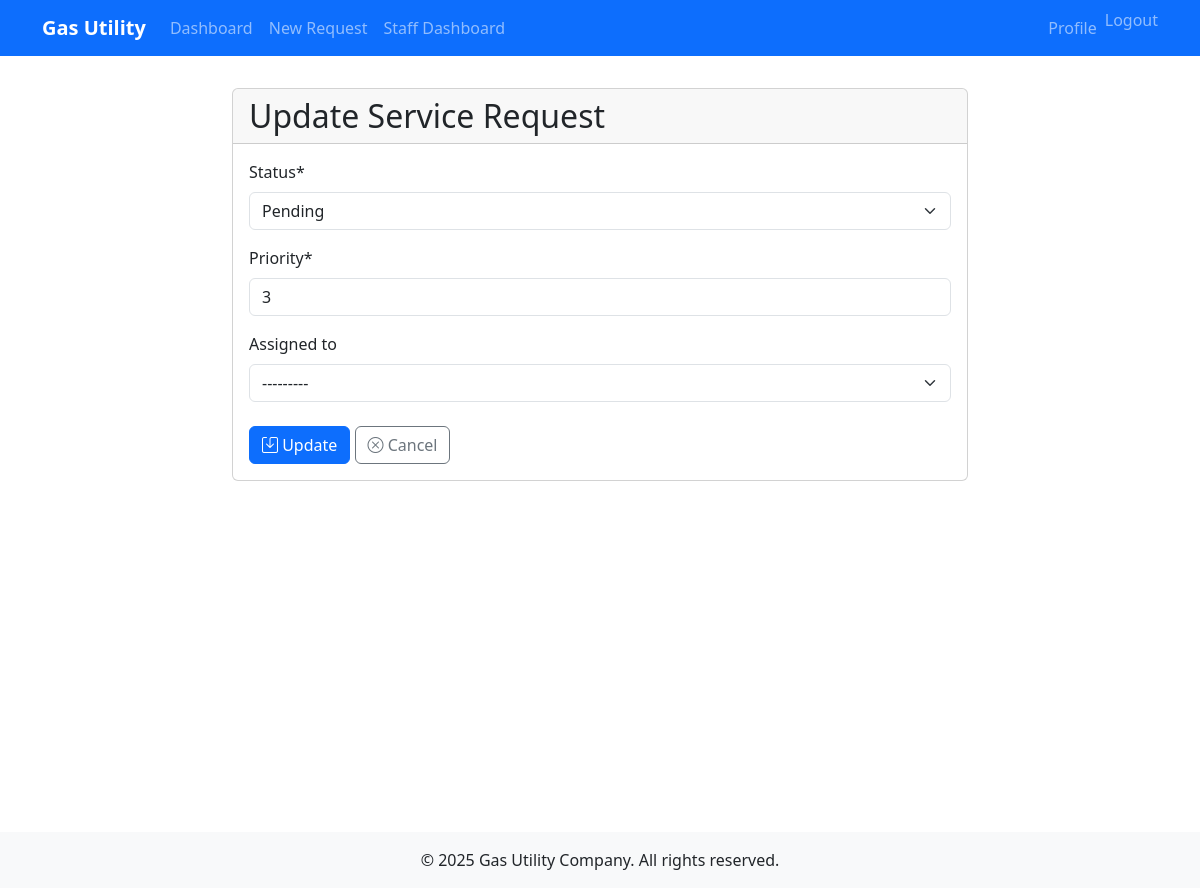
/request/2/update/ (signed in), run on the app's committed database.
### customer_services/models.py (models this page shows, shortened)
class ServiceRequest(models.Model):
    STATUS_CHOICES = [
        ('pending', 'Pending'),
        ('in_progress', 'In Progress'),
        ('resolved', 'Resolved'),
        ('cancelled', 'Cancelled'),
    ]
    TYPE_CHOICES = [
        ('gas_leak', 'Gas Leak'),
        ('billing', 'Billing Issue'),
        ('meter_reading', 'Meter Reading'),
        ('connection', 'New Connection'),
        ('disconnection', 'Disconnection'),
        ('other', 'Other'),
    ]
    customer = models.ForeignKey(User, on_delete=models.CASCADE, related_name='service_requests')
    request_type = models.CharField(max_length=20, choices=TYPE_CHOICES)
    description = models.TextField()
    status = models.CharField(max_length=20, choices=STATUS_CHOICES, default='pending')
    created_at = models.DateTimeField(auto_now_add=True)
    updated_at = models.DateTimeField(auto_now=True)
    resolved_at = models.DateTimeField(null=True, blank=True)
    assigned_to = models.ForeignKey(User, on_delete=models.SET_NULL, null=True, blank=True, related_name='assigned_requests')
    priority = models.IntegerField(default=3)  # 1 being highest priority

### customer_services/views.py (the view)
# urls.py: path('request/<int:pk>/update/', views.update_service_request, name='update_request'),
@login_required
def update_service_request(request, pk):
    service_request = get_object_or_404(ServiceRequest, pk=pk)
    if not request.user.is_staff:
        messages.error(request, 'You do not have permission to update this request.')
        return redirect('customer_services:dashboard')
    if request.method == 'POST':
        form = ServiceRequestUpdateForm(request.POST, instance=service_request)
        if form.is_valid():
            form.save()
            messages.success(request, 'Service request updated successfully!')
            return redirect('customer_services:service_request_detail', pk=pk)
    else:
        form = ServiceRequestUpdateForm(instance=service_request)
    return render(request, 'customer_services/update_request.html', {'form': form, 'service_request': service_request})

### customer_services/forms.py
class ServiceRequestUpdateForm(forms.ModelForm):
    class Meta:
        model = ServiceRequest
        fields = ['status', 'priority', 'assigned_to']

### templates/customer_services/update_request.html (shortened to what this page needs)
{% extends 'base.html' %}
{% load crispy_forms_tags %}
{% block content %}
<div class="row">
    <div class="col-md-8 offset-md-2">
        <div class="card">
            <div class="card-header">
                <h2 class="card-title mb-0">Update Service Request</h2>
            </div>
            <div class="card-body">
                <form method="post">
                    {{ form|crispy }}
                    <div class="mt-4">
                        <button type="submit" class="btn btn-primary">
                            <i class="bi bi-save"></i> Update
                        </button>
                        <a href="{% url 'customer_services:service_request_detail' service_request.pk %}" class="btn btn-outline-secondary">
                            <i class="bi bi-x-circle"></i> Cancel
                        </a>
                    </div>
                </form>
            </div>
        </div>
    </div>
</div>
{% endblock %}

### data on the page
ServiceRequest: status "Pending", priority "3", assigned_to "---------"
